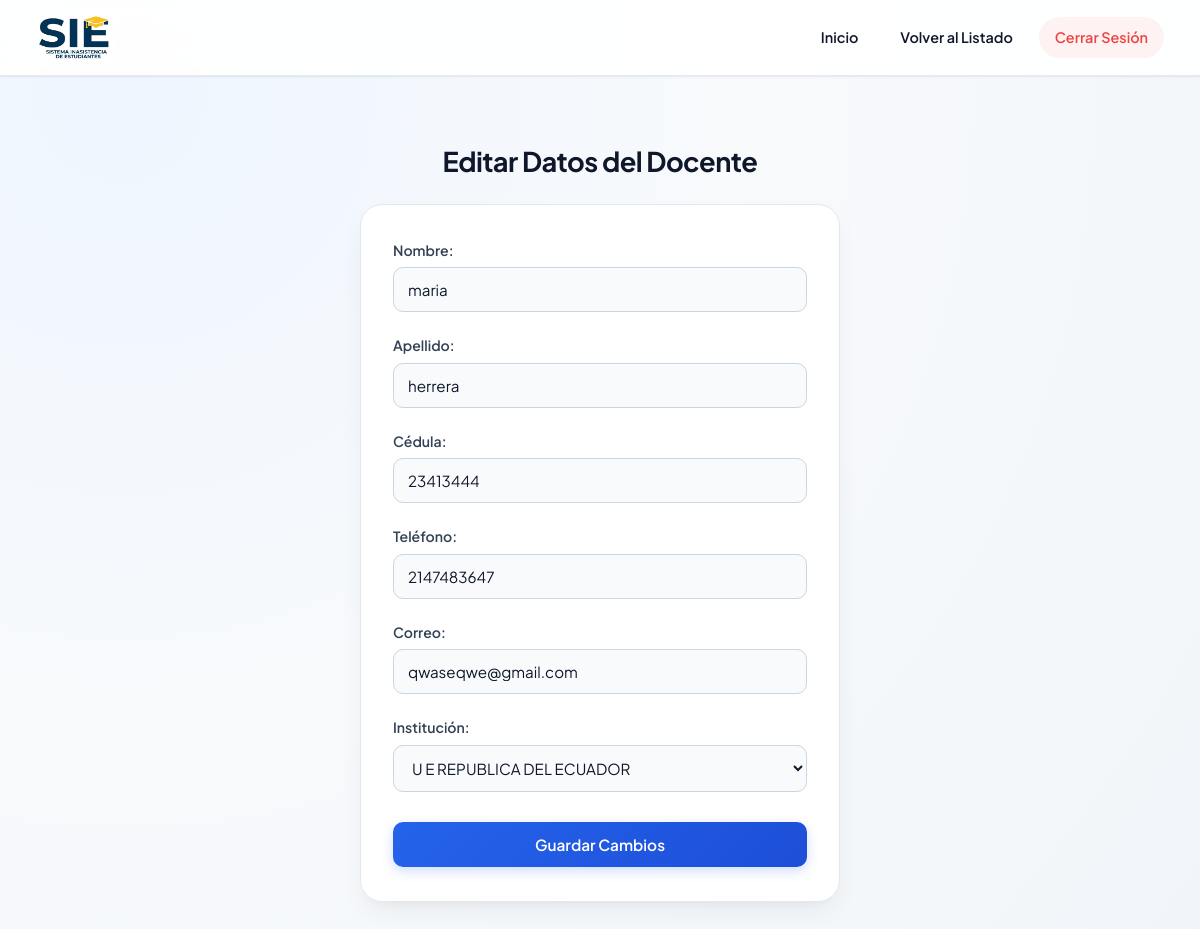
The page /visual/editar_profesor.php?id=1 (signed in) on the database its author committed.
### tables this page shows
CREATE TABLE `docentes` (
  `id_docente` int(11) NOT NULL AUTO_INCREMENT,
  `nombre` varchar(100) NOT NULL,
  `apellido` varchar(100) NOT NULL,
  `cedula` varchar(20) NOT NULL,
  `correo` varchar(50) NOT NULL,
  `telefono` varchar(20) NOT NULL,
  `id_institucion` int(11) NOT NULL,
  PRIMARY KEY (`id_docente`),
  KEY `fk_docentes_institucion` (`id_institucion`),
  CONSTRAINT `fk_docentes_institucion` FOREIGN KEY (`id_institucion`) REFERENCES `instituciones` (`id_institucion`) ON UPDATE CASCADE
);

### visual/editar_profesor.php (the view, shortened to what this page needs)
<?php
require_once __DIR__ . '/../config/conexion.php';
$id = intval($_GET['id'] ?? 0);
$stmt = $conn->prepare("SELECT * FROM docentes WHERE id_docente = ?");
$stmt->bind_param("i", $id);
$stmt->execute();
$resultado = $stmt->get_result();
$row = $resultado->fetch_assoc();
$result_inst = $conn->query("SELECT id_institucion, nombre FROM instituciones ORDER BY nombre");
?>
<!DOCTYPE html>
<html lang="es">
<head>
    <link rel="stylesheet" href="../css/estilos.css">
</head>
<body>
    <header class="header-fijo">
        <div class="logo">
            <img src="logo.png" alt="Logo">
        </div>
        <nav>
            <ul>
                <li><a href="../api/dashboard.php">Inicio</a></li>
                <li><a href="profesores.php">Volver al Listado</a></li>
                <li><a href="../api/logout.php">Cerrar Sesión</a></li>
            </ul>
        </nav>
    </header>
    <main style="margin-top: 120px; padding: 20px; text-align: center;">
        <h2>Editar Datos del Docente</h2>
        <form action="../api/actualizar.php" method="POST">
            <div>
                <label for="nombre">Nombre:</label>
                <input type="text" id="nombre" name="nombre" value="<?php echo htmlspecialchars($row['nombre']); ?>" required>
            </div>
            <br>
            <div>
                <label for="apellido">Apellido:</label>
                <input type="text" id="apellido" name="apellido" value="<?php echo htmlspecialchars($row['apellido']); ?>" required>
            </div>
            <br>
            <div>
                <label for="cedula">Cédula:</label>
                <input type="text" id="cedula" name="cedula" value="<?php echo htmlspecialchars($row['cedula']); ?>" required>
            </div>
            <br>
            <div>
                <label for="telefono">Teléfono:</label>
                <input type="tel" id="telefono" name="telefono" value="<?php echo htmlspecialchars($row['telefono']); ?>" required>
            </div>
            <br>
            <div>
                <label for="correo">Correo:</label>
                <input type="email" id="correo" name="correo" value="<?php echo htmlspecialchars($row['correo']); ?>" required>
            </div>
            <br>
            <div>
                <label for="id_institucion">Institución:</label>
                <select id="id_institucion" name="id_institucion" required>
                    <?php
                    if ($result_inst) {
                        while ($inst = $result_inst->fetch_assoc()) {
                            $selected = ((int) $inst['id_institucion'] === (int) $row['id_institucion']) ? 'selected' : '';
                            echo "<option value='" . (int) $inst['id_institucion'] . "' $selected>" . htmlspecialchars($inst['nombre']) . "</option>";
                        }
                    }
                    ?>
                </select>
            </div>
            <br>
            <button type="submit">Guardar Cambios</button>
        </form>
    </main>
</body>
</html>

### css/estilos.css (style rules this page uses)
:root { --primary: #2563eb; --primary-hover: #1d4ed8; --primary-soft: #eff6ff; --secondary: #0f172a; --success: #10b981; --success-hover: #059669; --success-soft: #ecfdf5; --warning: #f59e0b; --warning-hover: #d97706; --warning-soft: #fffbeb; --danger: #ef4444; --danger-hover: #dc2626; --danger-soft: #fef2f2; --bg-main: #f8fafc; --bg-gradient: radial-gradient(circle at 10% 10%, #eff6ff 0%, #f8fafc 45%, #f1f5f9 100%); --surface: #ffffff; --text-main: #0f172a; --text-muted: #64748b; --border-color: #e2e8f0; --radius-sm: 10px; --radius-md: 16px; --radius-lg: 22px; --shadow-sm: 0 1px 3px rgba(15, 23, 42, 0.05), 0 1px 2px rgba(15, 23, 42, 0.03); --shadow-md: 0 12px 28px -6px rgba(15, 23, 42, 0.07), 0 8px 12px -6px rgba(15, 23, 42, 0.04); --shadow-lg: 0 22px 40px -12px rgba(37, 99, 235, 0.16), 0 12px 18px -6px rgba(15, 23, 42, 0.05); }
* { box-sizing: border-box; }
html { scroll-behavior: smooth; }
body { font-family: 'Plus Jakarta Sans', 'Segoe UI', system-ui, -apple-system, sans-serif; background: var(--bg-gradient); background-attachment: fixed; color: var(--text-main); margin: 0; padding: 0; line-height: 1.6; min-height: 100vh; -webkit-font-smoothing: antialiased; }
.header-fijo { position: fixed; top: 0; left: 0; width: 100%; height: 76px; display: flex; justify-content: space-between; align-items: center; gap: 20px; background: rgba(255, 255, 255, 0.9); backdrop-filter: blur(16px); -webkit-backdrop-filter: blur(16px); padding: 10px 36px; border-bottom: 1px solid rgba(226, 232, 240, 0.9); box-shadow: var(--shadow-sm); z-index: 1000; }
.logo { display: flex; align-items: center; gap: 12px; }
.logo img { height: 48px; width: auto; object-fit: contain; transition: transform 0.2s ease; }
nav { display: flex; justify-content: flex-end; align-items: center; gap: 10px; }
nav ul { display: flex; align-items: center; list-style: none; margin: 0; padding: 0; gap: 10px; }
nav ul li { margin: 0; }
nav ul li a, nav > a { text-decoration: none; color: var(--text-main); font-weight: 600; font-size: 0.9rem; padding: 9px 16px; border-radius: 999px; transition: all 0.2s ease; display: inline-flex; align-items: center; gap: 6px; }
nav ul li a[href*="logout.php"], nav > a[href*="iniciar_sesion"], nav > a[href*="login_profesor"] { background: var(--primary-soft); color: var(--primary); }
nav ul li a[href*="logout.php"] { background: var(--danger-soft); color: var(--danger) !important; }
main, .form { margin-top: 108px; padding: 24px 20px 60px; text-align: center; }
h1, h2, h3 { color: var(--secondary); font-weight: 700; letter-spacing: -0.02em; }
h2 { font-size: 1.7rem; margin: 0 auto 12px auto; display: block; width: auto; }
form { background-color: var(--surface); padding: 34px 32px; border-radius: var(--radius-lg); border: 1px solid var(--border-color); box-shadow: var(--shadow-md); width: 100%; max-width: 480px; margin: 20px auto; text-align: left; }
form div { margin-bottom: 16px; }
label { display: block; margin-bottom: 6px; color: #334155; font-size: 0.88rem; font-weight: 600; }
input, select, textarea { width: 100%; padding: 12px 14px; margin-bottom: 6px; border: 1px solid #cbd5e1; border-radius: var(--radius-sm); background-color: #f8fafc; color: var(--text-main); font-family: inherit; font-size: 0.95rem; transition: all 0.2s ease; }
button, .btn-ingresar, .btn-guardar, .btn-activar { width: 100%; padding: 13px 20px; background: linear-gradient(135deg, var(--primary) 0%, var(--primary-hover) 100%); color: #ffffff; border: none; border-radius: var(--radius-sm); cursor: pointer; font-family: inherit; font-size: 0.96rem; font-weight: 600; text-decoration: none; display: inline-flex; justify-content: center; align-items: center; gap: 8px; box-shadow: 0 4px 12px rgba(37, 99, 235, 0.22); transition: all 0.2s ease; margin-top: 8px; }

### rows shown on the page
docentes: nombre "maria", apellido "herrera", cedula "23413444", telefono "2147483647", correo "qwaseqwe@gmail.com"

### other values the page prints
form field id_institucion "U E REPUBLICA DEL ECUADOR"
